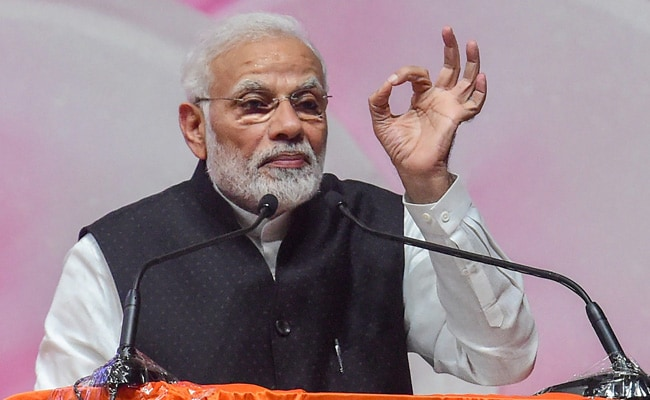
#> input picture Assignment3/image0.jpg, 650 x 400 px
$ python queryImgToHist.py image0.jpg
#> lines starting #> are read from the running program, lines starting #| are printed output that depends on the picture
"""
Converts query image into its histogram representation
and saves it in the same directory
"""

import numpy as np
from PIL import Image, ImageOps
import sys
import os


def normalize(arr):
    arr = arr.astype('float')
    minval = arr.min()
    maxval = arr.max()
    if minval != maxval:
        arr -= minval
        arr *= (255.0/(maxval-minval))
    return arr


if(len(sys.argv) < 2):
    sys.exit('Image file name required')

image = sys.argv[1]

img = Image.open(os.path.join(os.getcwd(), image))
#> img is the input picture: PIL image 650x400 RGB; mean R, G, B 150, 132.2, 139.8
img_grayscale = ImageOps.grayscale(img)
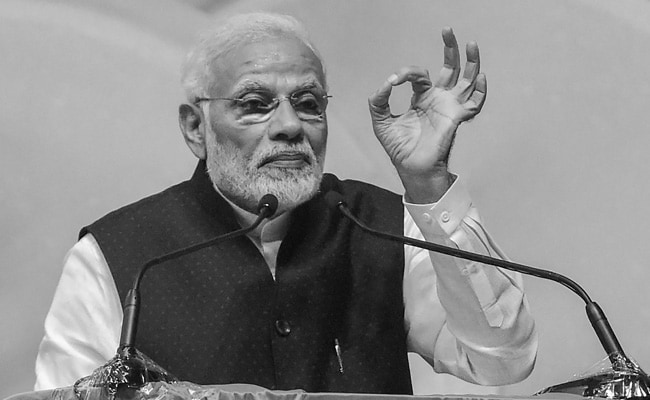
#> img_grayscale: PIL image 650x400 L; min 0, max 255, mean 138.4

arr = np.array(img_grayscale)
img2 = Image.fromarray(normalize(arr).astype('uint8'))
#> in normalize, `minval = arr.min()`: minval = 0
#> in normalize, `maxval = arr.max()`: maxval = 255
img3 = ImageOps.equalize(img2, mask=None)
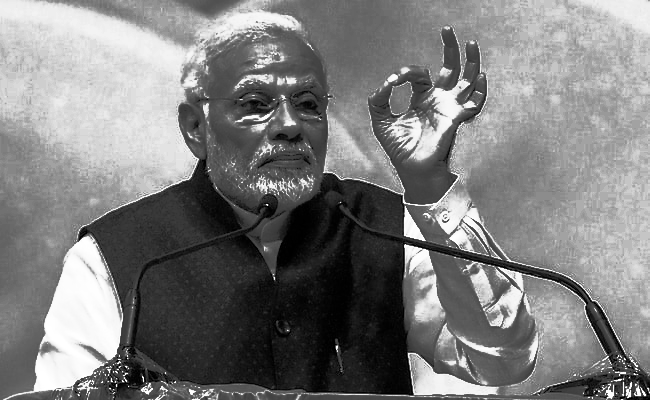
#> img3: PIL image 650x400 L; min 0, max 255, mean 125.5

hist = img3.histogram()
#> hist = 256 values, max 12227 at index 173, min 0 at index 10, mean 1015.6


fd_out = open(os.path.join(os.getcwd(), 'query_image.txt'), 'w')
for i in range(len(hist)):
    if i == len(hist) - 1:
        fd_out.write(str(hist[i]))
    else:
        fd_out.write("{} ".format(hist[i]))


fd_out.close()
